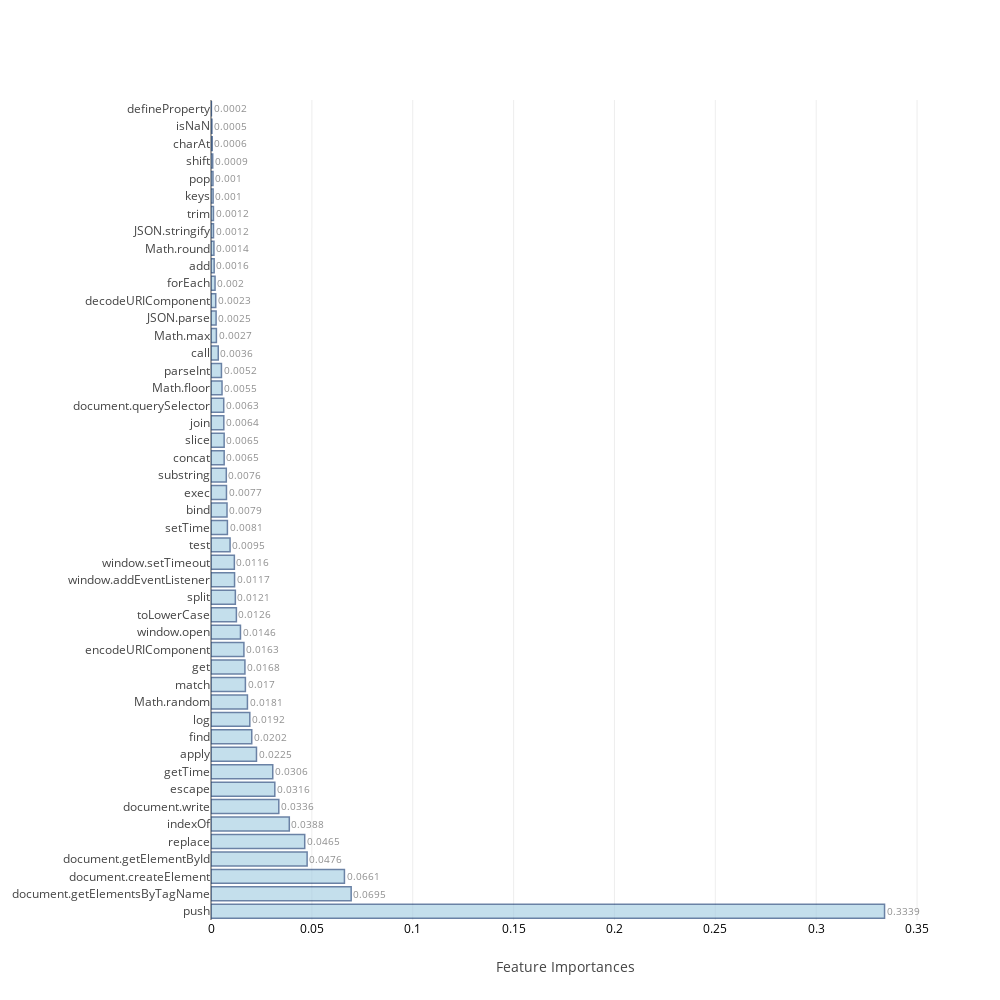

Write notebook code for a chart like this one.
### Markdown cell above
### <a id='1.B' style="text-decoration : none; color : #000000;"> B. Average Feature Importances</a>

### Code cell
feat_impt_plot(np.average(feat_imp,axis=0),columns)

### Figure 1 — Plotly figure (JSON) as saved in the notebook; plotly's stock layout.template omitted (floating-point values rounded to 4 significant figures)
{"data": [{"marker": {"color": "rgb(158,202,225)", "line": {"color": "rgb(8,48,107)", "width": 1.5}}, "opacity": 0.6, "orientation": "h", "text": [0.3339, 0.0695, 0.0661, 0.0476, 0.0465, 0.0388, 0.0336, 0.0316, 0.0306, 0.0225, 0.0202, 0.0192, 0.0181, 0.017, 0.0168, 0.0163, 0.0146, 0.0126, 0.0121, 0.0117, 0.0116, 0.0095, 0.0081, 0.0079, 0.0077, 0.0076, 0.0072, 0.0065, 0.0065, 0.0064, 0.0063, 0.0055, 0.0052, 0.0036, 0.0027, 0.0025, 0.0023, 0.002, 0.0018, 0.0016, 0.0014, 0.0012, 0.0012, 0.001, 0.001, 0.0009, 0.0006, 0.0005, 0.0002], "textposition": "outside", "type": "bar", "uid": "0008fe35-9155-4d05-97e1-141f64b01a98", "x": [0.3339, 0.06948, 0.06614, 0.04765, 0.04646, 0.03881, 0.03361, 0.03163, 0.03061, 0.02255, 0.0202, 0.01924, 0.01806, 0.01705, 0.01681, 0.01631, 0.01461, 0.01258, 0.01207, 0.01168, 0.01158, 0.009459, 0.008127, 0.007939, 0.00767, 0.007587, 0.007226, 0.00653, 0.00652, 0.006352, 0.006308, 0.005468, 0.005182, 0.003598, 0.002679, 0.002526, 0.002349, 0.002008, 0.00181, 0.001569, 0.001447, 0.001233, 0.001211, 0.001046, 0.0009772, 0.0008534, 0.0006203, 0.0004749, 0.0002061], "y": ["push", "document.getElementsByTagName", "document.createElement", "document.getElementById", "replace", "indexOf", "document.write", "escape", "getTime", "apply", "find", "log", "Math.random", "match", "get", "encodeURIComponent", "window.open", "toLowerCase", "split", "window.addEventListener", "window.setTimeout", "test", "setTime", "bind", "exec", "substring", "hasOwnProperty", "concat", "slice", "join", "document.querySelector", "Math.floor", "parseInt", "call", "Math.max", "JSON.parse", "decodeURIComponent", "forEach", "toString", "add", "Math.round", "JSON.stringify", "trim", "keys", "pop", "shift", "charAt", "isNaN", "defineProperty"]}], "layout": {"autosize": false, "height": 1000, "width": 1000, "xaxis": {"tickfont": {"color": "black", "size": 12}, "title": "Feature Importances"}, "yaxis": {"automargin": true}}}
